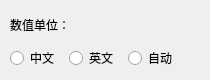
<?xml version="1.0" encoding="UTF-8"?>
<ui version="4.0">
 <class>UnitSettingsPanel</class>
 <widget class="QFrame" name="unit_settings_panel">
  <layout class="QVBoxLayout" name="unitSettingsLayout">
   <property name="leftMargin">
    <number>10</number>
   </property>
   <property name="topMargin">
    <number>10</number>
   </property>
   <property name="rightMargin">
    <number>10</number>
   </property>
   <property name="bottomMargin">
    <number>10</number>
   </property>
   <property name="spacing">
    <number>7</number>
   </property>
   <item>
    <widget class="QLabel" name="title_label">
     <property name="text">
      <string>数值单位：</string>
     </property>
    </widget>
   </item>
   <item>
    <layout class="QHBoxLayout" name="unitOptionsLayout">
     <property name="leftMargin">
      <number>0</number>
     </property>
     <property name="topMargin">
      <number>0</number>
     </property>
     <property name="rightMargin">
      <number>0</number>
     </property>
     <property name="bottomMargin">
      <number>0</number>
     </property>
     <property name="spacing">
      <number>10</number>
     </property>
     <item>
      <widget class="QRadioButton" name="unit_option_cn">
       <property name="text">
        <string>中文</string>
       </property>
      </widget>
     </item>
     <item>
      <widget class="QRadioButton" name="unit_option_en">
       <property name="text">
        <string>英文</string>
       </property>
      </widget>
     </item>
     <item>
      <widget class="QRadioButton" name="unit_option_auto">
       <property name="text">
        <string>自动</string>
       </property>
       <property name="toolTip">
        <string>美股、国际指数使用英文单位，国内、港股等使用中文单位</string>
       </property>
      </widget>
     </item>
     <item>
      <spacer name="unitOptionsSpacer">
       <property name="orientation">
        <enum>Qt::Orientation::Horizontal</enum>
       </property>
       <property name="sizeHint">
        <size>
         <width>0</width>
         <height>0</height>
        </size>
       </property>
      </spacer>
     </item>
    </layout>
   </item>
  </layout>
  <property name="geometry">
   <rect>
    <x>0</x>
    <y>0</y>
    <width>210</width>
    <height>80</height>
   </rect>
  </property>
 </widget>
 <resources/>
 <connections/>
</ui>
